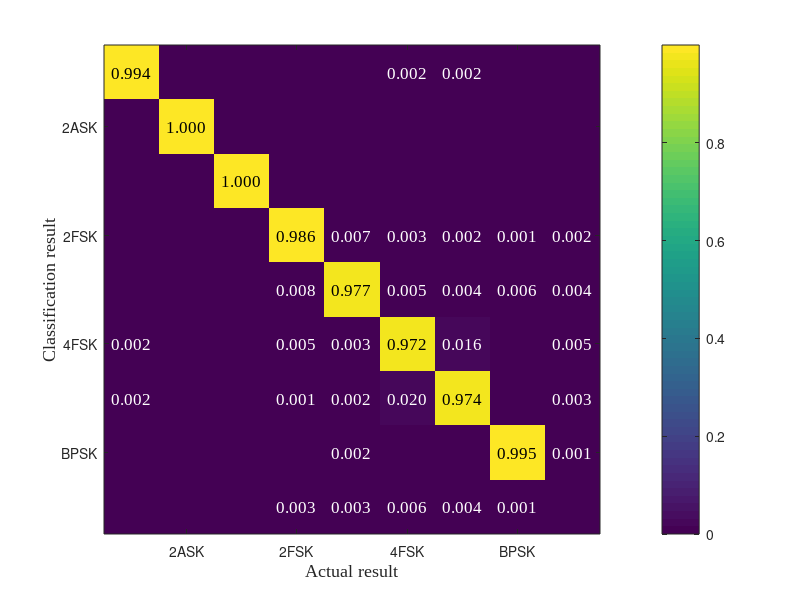

This figure's MATLAB source:
clear all
load acc

cm(:,9) = cm(:,9)/(sum(sum((cm(1:8,1:8))))+sum(cm(:,9)));
cm(9,:) = cm(9,:)/(sum(sum((cm(1:8,1:8))))+sum(cm(9,:)));
for i=1:8
    a=sum(cm(1:8,i));
    cm(1:8,i) = cm(1:8,i)/a;
end


imagesc(cm);

colorbar();
ylabel('Classification result','FontName', 'Times New Roman', 'FontSize', 13)
xlabel('Actual result','FontName', 'Times New Roman', 'FontSize', 13)
xticklabels({'2ASK','2FSK','4FSK','BPSK','QPSK','16QAM','64QAM','MSK'})
yticklabels({'2ASK','2FSK','4FSK','BPSK','QPSK','16QAM','64QAM','MSK'})


for i=1:9
    for j=1:9
        if i==j && cm(i,j)>=0.001
            text(i,j,num2str(cm(i,j),'%0.03f'),'HorizontalAlignment',...
            'center','FontName', 'Times New Roman', 'FontSize', 12, 'color','black')
        elseif cm(i,j)>=0.001
            text(i,j,num2str(cm(i,j),'%0.03f'),'HorizontalAlignment',...
            'center','FontName', 'Times New Roman', 'FontSize', 12, 'color','white')
        end
    end
end